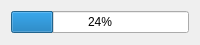
<?xml version="1.0" encoding="UTF-8"?>
<ui version="4.0">
 <class>ProgressDialog</class>
 <widget class="QDialog" name="ProgressDialog">
  <property name="geometry">
   <rect>
    <x>0</x>
    <y>0</y>
    <width>200</width>
    <height>45</height>
   </rect>
  </property>
  <property name="windowTitle">
   <string>Dialog</string>
  </property>
  <layout class="QHBoxLayout" name="horizontalLayout">
   <item>
    <widget class="QProgressBar" name="g_progress">
     <property name="value">
      <number>24</number>
     </property>
    </widget>
   </item>
  </layout>
 </widget>
 <resources/>
 <connections/>
</ui>
